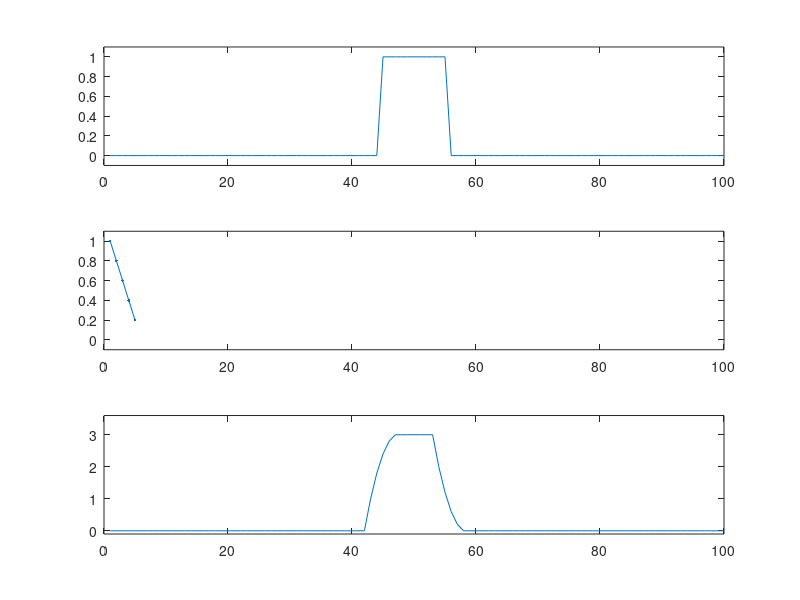
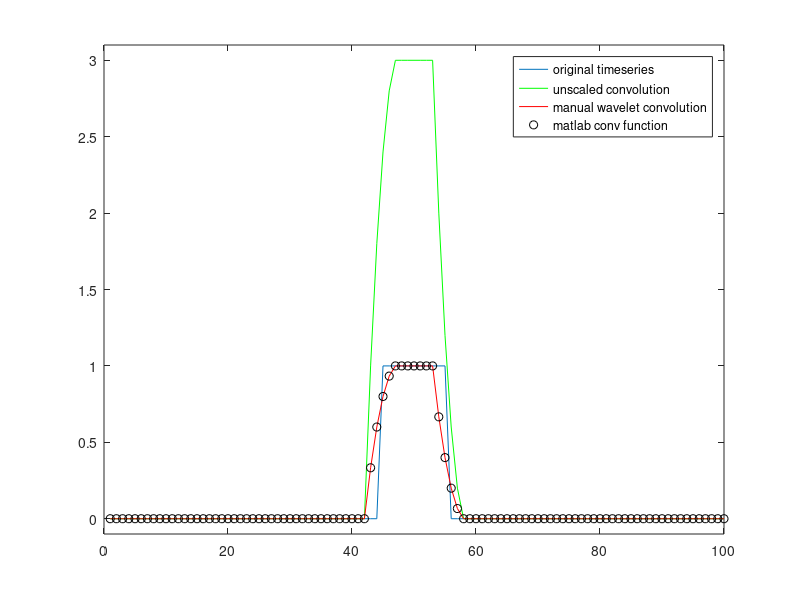

Recreate these plots in MATLAB, in order. (Note: this script raises an error after producing the figures.)
%% Analyzing Neural Time Series Data
% Matlab code for Chapter 10
% Mike X Cohen
% 
% This code accompanies the book, titled "Analyzing Neural Time Series Data" 
% (MIT Press). Using the code without following the book may lead to confusion, 
% incorrect data analyses, and misinterpretations of results. 
% Mike X Cohen assumes no responsibility for inappropriate or incorrect use of this code. 

%% dot products

% two vectors of random numbers
a = randn(10,1);
b = randn(10,1);

% initialize temporary matrix.
pointwise_result=zeros(size(a));

for i=1:length(a)
    pointwise_result(i) = a(i) * b(i);
end
dotproduct = sum(pointwise_result);


% The above code is useful if you are unfamiliar with 
% how a dot product works. Following is a bit more elegant: 
dotproduct = sum(a.*b);

% The most elegant way to compute the dot product, 
% however, is to use Matlab's short-cut: 
dotproduct = a'*b;

% This requires the first vector to be a row vector and the 
% second vector to be a column vector. Otherwise, it will 
% either crash (a*b) or give you the outer product (a*b'). 
% When in doubt, use sum(a.*b). 

%% figure 10.2

% impulse function (all zeros; 1 in the middle)
impfun = zeros(1,100);
impfun(50)=1;
% the figure in the book actually uses the following line, which creates a
% wider boxcar function rather than strictly an impulse function.
impfun(45:55)=1;

kernel = [1 .8 .6 .4 .2]; 

% matlab's convolution function
matlab_conv_result = conv(impfun,kernel,'same');

figure
% plot the signal (impulse or boxcar)
subplot(311)
plot(impfun)
set(gca,'ylim',[-.1 1.1])

% plot the kernel
subplot(312)
plot(kernel,'.-')
set(gca,'xlim',[0 100],'ylim',[-.1 1.1])

% plot the result of convolution
subplot(313)
plot(matlab_conv_result)
set(gca,'xlim',[0 100],'ylim',[-.1 3.6])

%% figure 10.4

% data that we'll use for convolution (must be zero-padded).
dat4conv = [zeros(1,length(kernel)-1) impfun zeros(1,length(kernel)-1) ];

% used for cutting the result of convolution
half_of_kernel_size = ceil((length(kernel)-1)/2);

% initialize convolution output
convolution_result = zeros(1,length(impfun)+length(kernel)-1);

% run convolution (note that kernel is flipped backwards)
for ti=1:length(convolution_result)-half_of_kernel_size
    convolution_result(ti) = sum(dat4conv(ti:ti+length(kernel)-1).*kernel(end:-1:1));
end

% cut off edges
convolution_result = convolution_result(half_of_kernel_size+1:end-half_of_kernel_size);
% Note: In the book figure there was a bug on the previous line ("+1" was typed 
%       as "-1"), which incorrectly showed the convolution as being a few points
%       too far to the right. Thanks to Thijs Perenboom for catching that!

figure
plot(impfun)
hold on
plot(convolution_result,'g')
plot(convolution_result./sum(kernel),'r')
plot(matlab_conv_result./sum(kernel),'ko')
set(gca,'xlim',[0 100],'ylim',[-.1 3.1])
legend({'original timeseries';'unscaled convolution';'manual wavelet convolution';'matlab conv function'})

%% end

%% creating kernels - ex 10
% creating a gaussian of 100 points
close all;
gaussFunc = @(x,mu,sig,height,vo) height*exp(-(((x-mu).^2)/(2*sig.^2)))+vo; %https://en.wikipedia.org/wiki/Gaussian_function
x = [1:1:15];
gaussKernel = gaussFunc(x,round(length(x)/2),1,1,0);
figure;
plot(x,y);
%% convolving previously created kernels with single channels from the sample data; using 50 datapoints
load sampleEEGdata.mat;
close all;
% selecting a single trial
trialId = randsample(EEG.trials, 1);

% getting 50 poitns around the middle of the trial
indices = [round((length(EEG.times)/2))-24:1:round((length(EEG.times)/2))+25];

% selecting channel for plotting
channelLabel = "FCz";
channelIndex = strcmpi(channelLabel,{EEG.chanlocs.labels});

% convolving with the function
data = squeeze(EEG.data(channelIndex,indices,trialId));
gauss_conv_result = conv(data,gaussKernel,'same');

% plot the signal (impulse or boxcar)
subplot(311)
plot(data)

% plot the kernel
subplot(312)
plot(gaussKernel,'.-')
set(gca,'xlim',[0 50],'ylim',[-1 1])

% plot the result of convolution
subplot(313)
plot(gauss_conv_result)
set(gca,'xlim',[0 50])


